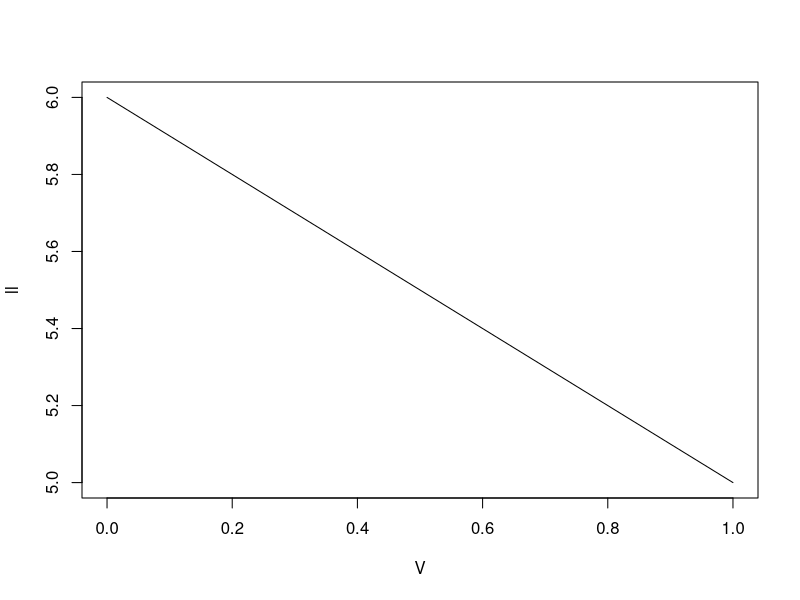
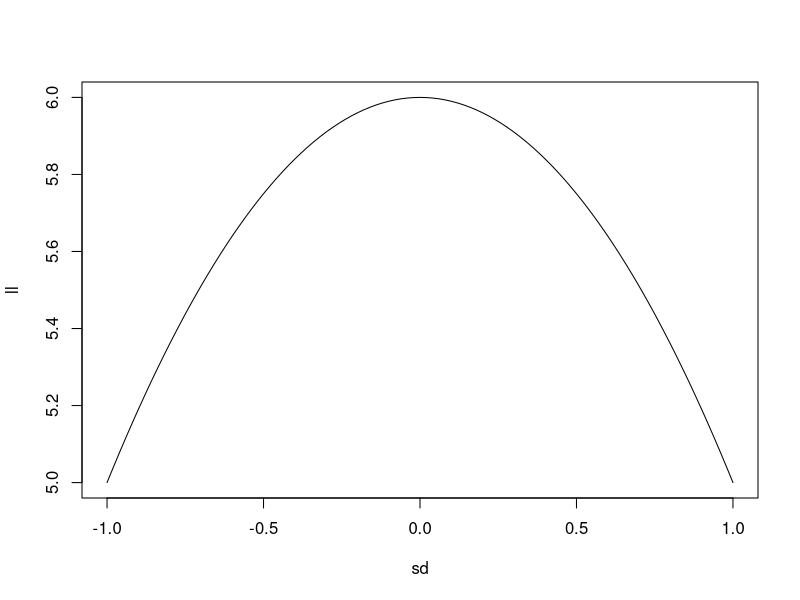

Write the R code that produced these figures, in order.
ll <- function(V){
	return(6-V)
}

curve(ll(x)
	## , from=-1, to=1
	, xlab = "V", ylab="ll"
)

curve(ll(x^2)
	, from=-1, to=1
	, xlab = "sd", ylab="ll"
)
